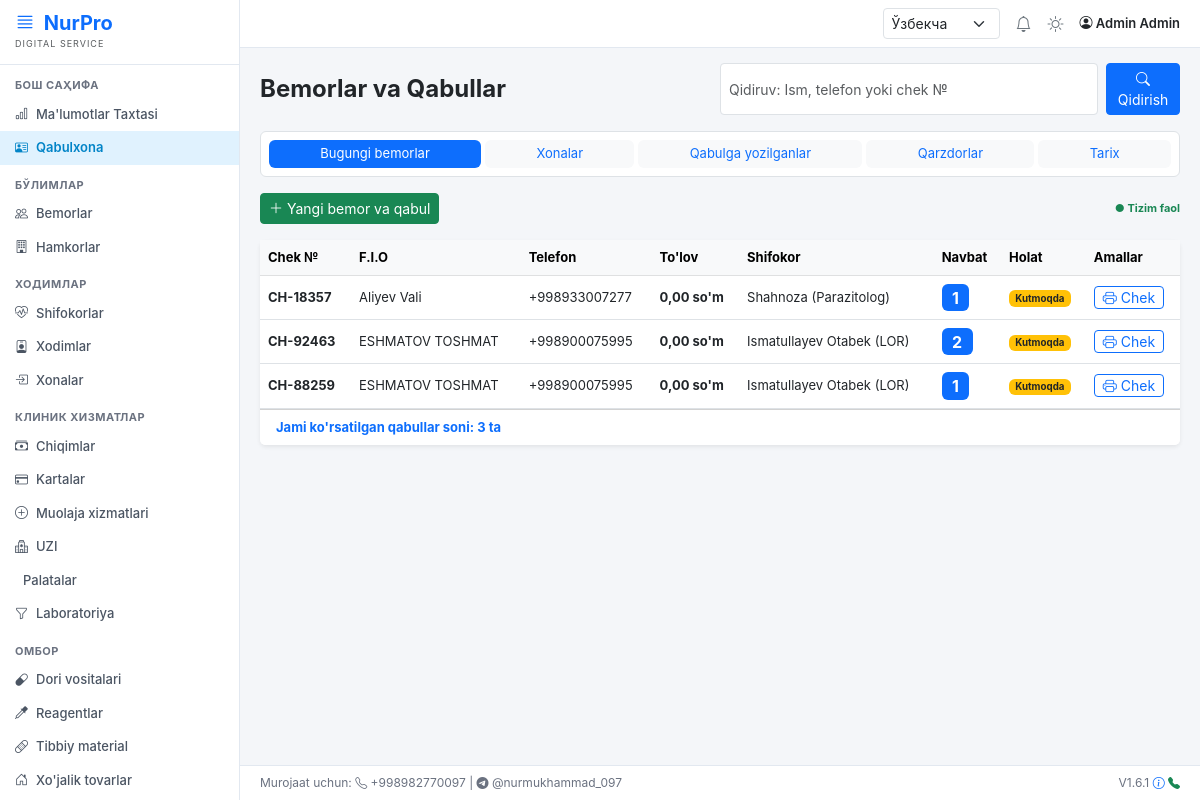
The app's page /patients/ with its own data.
### clinic/models.py (models this page shows, shortened)
class Appointment(models.Model):
    STATUS_CHOICES = (
        ('waiting', 'Kutmoqda'),
        ('in_doctor', 'Shifokor qabulida'),
        ('completed', 'Tugatildi'),
        ('canceled', 'Bekor qilindi'),
    )
    receipt_no = models.CharField(max_length=20, unique=True, verbose_name="Chek №")
    patient = models.ForeignKey(Patient, on_delete=models.CASCADE, related_name='appointments', verbose_name="Bemor")
    doctor = models.ForeignKey(Doctor, on_delete=models.CASCADE, related_name='appointments', verbose_name="Shifokor")
    queue_number = models.PositiveIntegerField(verbose_name="Navbat raqami")
    status = models.CharField(max_length=20, choices=STATUS_CHOICES, default='waiting', verbose_name="Holat")
    total_amount = models.DecimalField(max_digits=12, decimal_places=2, default=0, verbose_name="To'lov summasi")
    is_paid = models.BooleanField(default=False, verbose_name="To'langanmi")
    created_at = models.DateTimeField(auto_now_add=True, verbose_name="Yaratilgan vaqti")
    class Meta:
        verbose_name = "Qabul"
        verbose_name_plural = "Qabullar"

class Patient(models.Model):
    GENDER_CHOICES = (
        ('M', 'Erkak'),
        ('F', 'Ayol'),
    )
    full_name = models.CharField(max_length=150, verbose_name="F.I.O")
    phone = models.CharField(max_length=20, verbose_name="Telefon raqami")
    birth_date = models.DateField(null=True, blank=True, verbose_name="Tug'ilgan sanasi")
    gender = models.CharField(max_length=1, choices=GENDER_CHOICES, default='M', verbose_name="Jinsi")
    address = models.CharField(max_length=255, blank=True, null=True, verbose_name="Manzili")
    created_at = models.DateTimeField(auto_now_add=True, verbose_name="Ro'yxatga olingan vaqti")
    class Meta:
        verbose_name = "Bemor"
        verbose_name_plural = "Bemorlar"

class Doctor(models.Model):
    user = models.OneToOneField(User, on_delete=models.SET_NULL, null=True, blank=True, verbose_name="Foydalanuvchi hisobi")
    full_name = models.CharField(max_length=150, verbose_name="F.I.O")
    specialty = models.CharField(max_length=100, verbose_name="Mutaxassisligi (Masalan: UZI, LOR)")
    department = models.ForeignKey(Department, on_delete=models.SET_NULL, null=True, blank=True, verbose_name="Bo'lim")
    phone = models.CharField(max_length=20, blank=True, null=True, verbose_name="Telefon raqami")
    price_per_visit = models.DecimalField(max_digits=12, decimal_places=2, default=0, verbose_name="Qabul narxi (so'm)")
    class Meta:
        verbose_name = "Shifokor"
        verbose_name_plural = "Shifokorlar"

### clinic/views.py (the view, shortened to what this page needs)
# urls.py: path('patients/', views.patients_list, name='patients_list'),
def patients_list(request):
    search_query = request.GET.get('q', '').strip()
    appointments = Appointment.objects.select_related('patient', 'doctor').all().order_by('-created_at')
    if search_query:
        appointments = appointments.filter(
            Q(patient__full_name__icontains=search_query) |
            Q(patient__phone__icontains=search_query) |
            Q(receipt_no__icontains=search_query)
        )
    doctors = Doctor.objects.all()
    context = {
        'appointments': appointments,
        'doctors': doctors,
        'search_query': search_query,
    }
    return render(request, 'clinic/patients.html', context)

### clinic/templates/clinic/patients.html (shortened to what this page needs)
{% extends 'clinic/base.html' %}
{% block content %}
<div class="d-flex justify-content-between align-items-center mb-3">
    <h4 class="fw-bold mb-0">Bemorlar va Qabullar</h4>
    <form method="get" action="{% url 'patients_list' %}" class="d-flex gap-2 w-50">
        <input type="text" name="q" class="form-control form-control-sm" placeholder="Qidiruv: Ism, telefon yoki chek №" value="{{ search_query }}">
        <button type="submit" class="btn btn-primary btn-sm"><i class="bi bi-search"></i> Qidirish</button>
    </form>
</div>
<div class="bg-white p-2 rounded border mb-3">
    <div class="nav nav-pills nav-fill gap-1">
        <button class="nav-link active btn-sm py-1">Bugungi bemorlar</button>
        <a href="{% url 'rooms_list' %}" class="nav-link btn-sm py-1 text-primary bg-light">Xonalar</a>
        <button class="nav-link btn-sm py-1 text-primary bg-light">Qabulga yozilganlar</button>
        <button class="nav-link btn-sm py-1 text-primary bg-light">Qarzdorlar</button>
        <button class="nav-link btn-sm py-1 text-primary bg-light">Tarix</button>
    </div>
</div>
<div class="d-flex justify-content-between align-items-center mb-3">
    <div class="d-flex gap-2">
        <button type="button" class="btn btn-success btn-sm" data-bs-toggle="modal" data-bs-target="#addPatientModal">
            <i class="bi bi-plus-lg"></i> Yangi bemor va qabul
        </button>
    </div>
    <div class="d-flex align-items-center gap-2">
        <span class="text-success fw-bold" style="font-size: 11px;">● Tizim faol</span>
    </div>
</div>
<div class="card border-0 shadow-sm">
    <div class="card-body p-0">
        <div class="table-responsive">
            <table class="table table-hover align-middle mb-0" style="font-size: 13px;">
                <thead class="table-light">
                    <tr>
                        <th>Chek №</th>
                        <th>F.I.O</th>
                        <th>Telefon</th>
                        <th>To'lov</th>
                        <th>Shifokor</th>
                        <th>Navbat</th>
                        <th>Holat</th>
                        <th>Amallar</th>
                    </tr>
                </thead>
                <tbody>
                    {% for app in appointments %}
                    <tr>
                        <td><strong>{{ app.receipt_no }}</strong></td>
                        <td>{{ app.patient.full_name }}</td>
                        <td>{{ app.patient.phone }}</td>
                        <td><strong>{{ app.total_amount }} so'm</strong></td>
                        <td>{{ app.doctor.full_name }} ({{ app.doctor.specialty }})</td>
                        <td><span class="badge bg-primary fs-6">{{ app.queue_number }}</span></td>
                        <td>
                            {% if app.status == 'waiting' %}
                                <span class="badge bg-warning text-dark">Kutmoqda</span>
                            {% elif app.status == 'in_doctor' %}
                                <span class="badge bg-info text-dark">Qabulda</span>
                            {% elif app.status == 'completed' %}
                                <span class="badge bg-success">Tugatildi</span>
                            {% else %}
                                <span class="badge bg-secondary">{{ app.get_status_display }}</span>
                            {% endif %}
                        </td>
                        <td>
                            <a href="{% url 'print_receipt' app.id %}" target="_blank" class="btn btn-sm btn-outline-primary py-0" title="Chekni chop etish">
                                <i class="bi bi-printer"></i> Chek
                            </a>
                        </td>
                    </tr>
                    {% empty %}
                    <tr>
                        <td colspan="8" class="text-center py-4 text-muted">Ma'lumot topilmadi</td>
                    </tr>
                    {% endfor %}
                </tbody>
            </table>
        </div>
    </div>
    <div class="card-footer bg-white d-flex justify-content-between align-items-center py-2">
        <div class="fw-bold text-primary">
            Jami ko'rsatilgan qabullar soni: {{ appointments.count }} ta
        </div>
    </div>
</div>
{% endblock %}

### clinic/templates/clinic/base.html (shortened to what this page needs)
<!DOCTYPE html>
<html lang="uz">
<head>
    <link href="https://cdn.jsdelivr.net/npm/bootstrap@5.3.0/dist/css/bootstrap.min.css" rel="stylesheet">
    <link rel="stylesheet" href="https://cdn.jsdelivr.net/npm/bootstrap-icons@1.11.0/font/bootstrap-icons.css">
</head>
<body>
<div class="sidebar">
    <div class="sidebar-brand d-flex align-items-center justify-content-between">
        <div>
            <div class="fw-bold text-primary fs-5" style="line-height: 1;"><i class="bi bi-justify me-1"></i> NurPro</div>
            <span class="text-muted" style="font-size: 9px; letter-spacing: 1px;">DIGITAL SERVICE</span>
        </div>
    </div>
    <ul class="nav flex-column mb-4">
        <li class="sidebar-heading">БОШ САҲИФА</li>
        <li><a href="{% url 'dashboard' %}" class="nav-link"><i class="bi bi-bar-chart"></i> Ma'lumotlar Taxtasi</a></li>
        <li><a href="{% url 'patients_list' %}" class="nav-link active"><i class="bi bi-person-vcard"></i> Qabulxona</a></li>
        <li class="sidebar-heading">БЎЛИМЛАР</li>
        <li><a href="{% url 'patients_list' %}" class="nav-link"><i class="bi bi-people"></i> Bemorlar</a></li>
        <li><a href="{% url 'partners' %}" class="nav-link"><i class="bi bi-building"></i> Hamkorlar</a></li>
        <li class="sidebar-heading">ХОДИМЛАР</li>
        <li><a href="{% url 'doctors_list' %}" class="nav-link"><i class="bi bi-heart-pulse"></i> Shifokorlar</a></li>
        <li><a href="{% url 'staff' %}" class="nav-link"><i class="bi bi-person-badge"></i> Xodimlar</a></li>
        <li><a href="{% url 'rooms_list' %}" class="nav-link"><i class="bi bi-box-arrow-in-right"></i> Xonalar</a></li>
        <li class="sidebar-heading">КЛИНИК ХИЗМАТЛАР</li>
        <li><a href="{% url 'expenses' %}" class="nav-link"><i class="bi bi-cash-stack"></i> Chiqimlar</a></li>
        <li><a href="{% url 'cards' %}" class="nav-link"><i class="bi bi-credit-card"></i> Kartalar</a></li>
        <li><a href="{% url 'procedures' %}" class="nav-link"><i class="bi bi-plus-circle"></i> Muolaja xizmatlari</a></li>
        <li><a href="{% url 'ultrasound' %}" class="nav-link"><i class="bi bi-hospital"></i> UZI</a></li>
        <li><a href="{% url 'wards' %}" class="nav-link"> Palatalar</a></li>
        <li><a href="{% url 'lab' %}" class="nav-link"><i class="bi bi-funnel"></i> Laboratoriya</a></li>
        <li class="sidebar-heading">ОМБОР</li>
        <li><a href="{% url 'medicines' %}" class="nav-link"><i class="bi bi-capsule"></i> Dori vositalari</a></li>
        <li><a href="{% url 'reagents' %}" class="nav-link"><i class="bi bi-eyedropper"></i> Reagentlar</a></li>
        <li><a href="{% url 'supplies' %}" class="nav-link"><i class="bi bi-bandaid"></i> Tibbiy material</a></li>
        <li><a href="{% url 'household' %}" class="nav-link"><i class="bi bi-house-door"></i> Xo'jalik tovarlar</a></li>
    </ul>
</div>
<div class="main-wrapper">
    <div class="top-navbar d-flex justify-content-end align-items-center gap-3">
        <select class="form-select form-select-sm w-auto">
            <option>Ўзбекча</option>
        </select>
        <i class="bi bi-bell text-secondary fs-6"></i>
        <i class="bi bi-brightness-high text-secondary fs-6"></i>
        <span class="fw-semibold text-dark"><i class="bi bi-person-circle"></i> Admin Admin</span>
    </div>
    <div class="content-body">
        {% block content %}
        {% endblock %}
    </div>
    <div class="footer d-flex justify-content-between align-items-center">
        <div>
            Murojaat uchun: <i class="bi bi-telephone"></i> +998982770097 | <i class="bi bi-telegram"></i> @nurmukhammad_097
        </div>
        <div>
            V1.6.1 <i class="bi bi-info-circle text-primary"></i> <i class="bi bi-telephone-fill text-success"></i>
        </div>
    </div>
</div>
</body>
</html>

### clinic/templates/clinic/base.html (style rules this page uses)
body { font-family: -apple-system, BlinkMacSystemFont, "Segoe UI", Roboto, sans-serif; background-color: #f4f6f9; font-size: 13px; }
.sidebar { width: 240px; background: #fff; min-height: 100vh; border-right: 1px solid #e2e8f0; position: fixed; top: 0; bottom: 0; left: 0; overflow-y: auto; z-index: 1000; }
.sidebar-brand { padding: 12px 15px; border-bottom: 1px solid #e2e8f0; }
.sidebar .nav-link { color: #4b5563; padding: 7px 15px; font-weight: 500; display: flex; align-items: center; gap: 8px; font-size: 13px; }
.sidebar .nav-link.active { background-color: #e0f2fe; color: #0284c7; font-weight: 600; }
.sidebar-heading { font-size: 11px; text-transform: uppercase; color: #6b7280; font-weight: 700; padding: 12px 15px 4px 15px; letter-spacing: 0.5px; }
.main-wrapper { margin-left: 240px; display: flex; flex-direction: column; min-height: 100vh; }
.top-navbar { background: #fff; border-bottom: 1px solid #e2e8f0; padding: 8px 20px; position: sticky; top: 0; z-index: 999; }
.content-body { padding: 15px 20px; flex: 1; }
.footer { background: #fff; border-top: 1px solid #e2e8f0; padding: 8px 20px; font-size: 12px; color: #6b7280; }

### records on screen
Appointment: receipt_no "CH-18357", patient.full_name "Aliyev Vali", patient.phone "+998933007277", total_amount "0,00", doctor.full_name "Shahnoza", doctor.specialty "Parazitolog", queue_number "1", status "Kutmoqda"
Appointment: receipt_no "CH-92463", patient.full_name "ESHMATOV TOSHMAT", patient.phone "+998900075995", total_amount "0,00", doctor.full_name "Ismatullayev Otabek", doctor.specialty "LOR", queue_number "2", status "Kutmoqda"
Appointment: receipt_no "CH-88259", patient.full_name "ESHMATOV TOSHMAT", patient.phone "+998900075995", total_amount "0,00", doctor.full_name "Ismatullayev Otabek", doctor.specialty "LOR", queue_number "1", status "Kutmoqda"

### other values on screen
{{ appointments.count }} "3"
